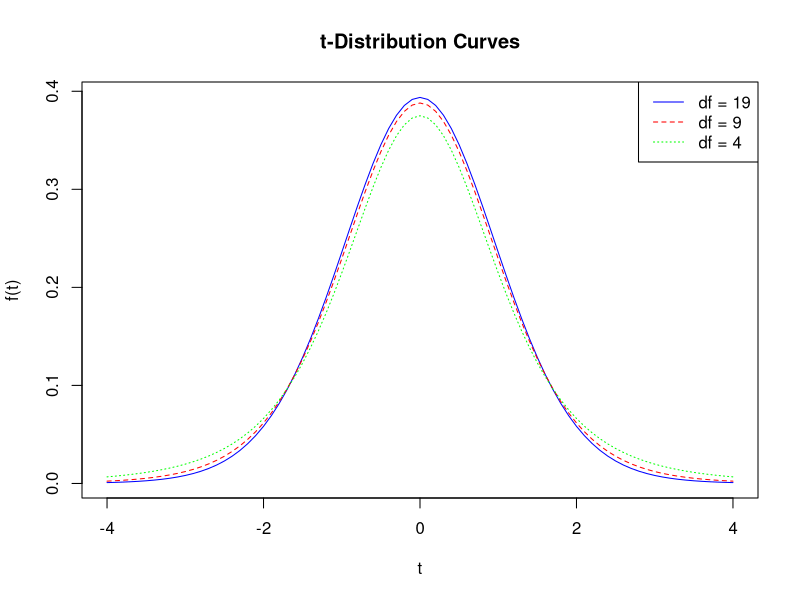

This figure's R source:
# R Script for Drawing t-Distribution Curve
print("Name: Arin Dewangan")
print(Sys.Date())

# Sequence of t-values
q <- seq(-4.0, 4.0, by = 0.1) 

# Plot t-distribution for different degrees of freedom
plot(q, dt(q, 19), type = "l", lty = "solid", xlab = 't', ylab = "f(t)", col = "blue", main = "t-Distribution Curves")
lines(q, dt(q, 9), type = "l", lty = "dashed", col = "red")
lines(q, dt(q, 4), type = "l", lty = "dotted", col = "green")

# Adding legend
legend("topright", legend = c("df = 19", "df = 9", "df = 4"), 
       col = c("blue", "red", "green"), lty = c("solid", "dashed", "dotted"))
